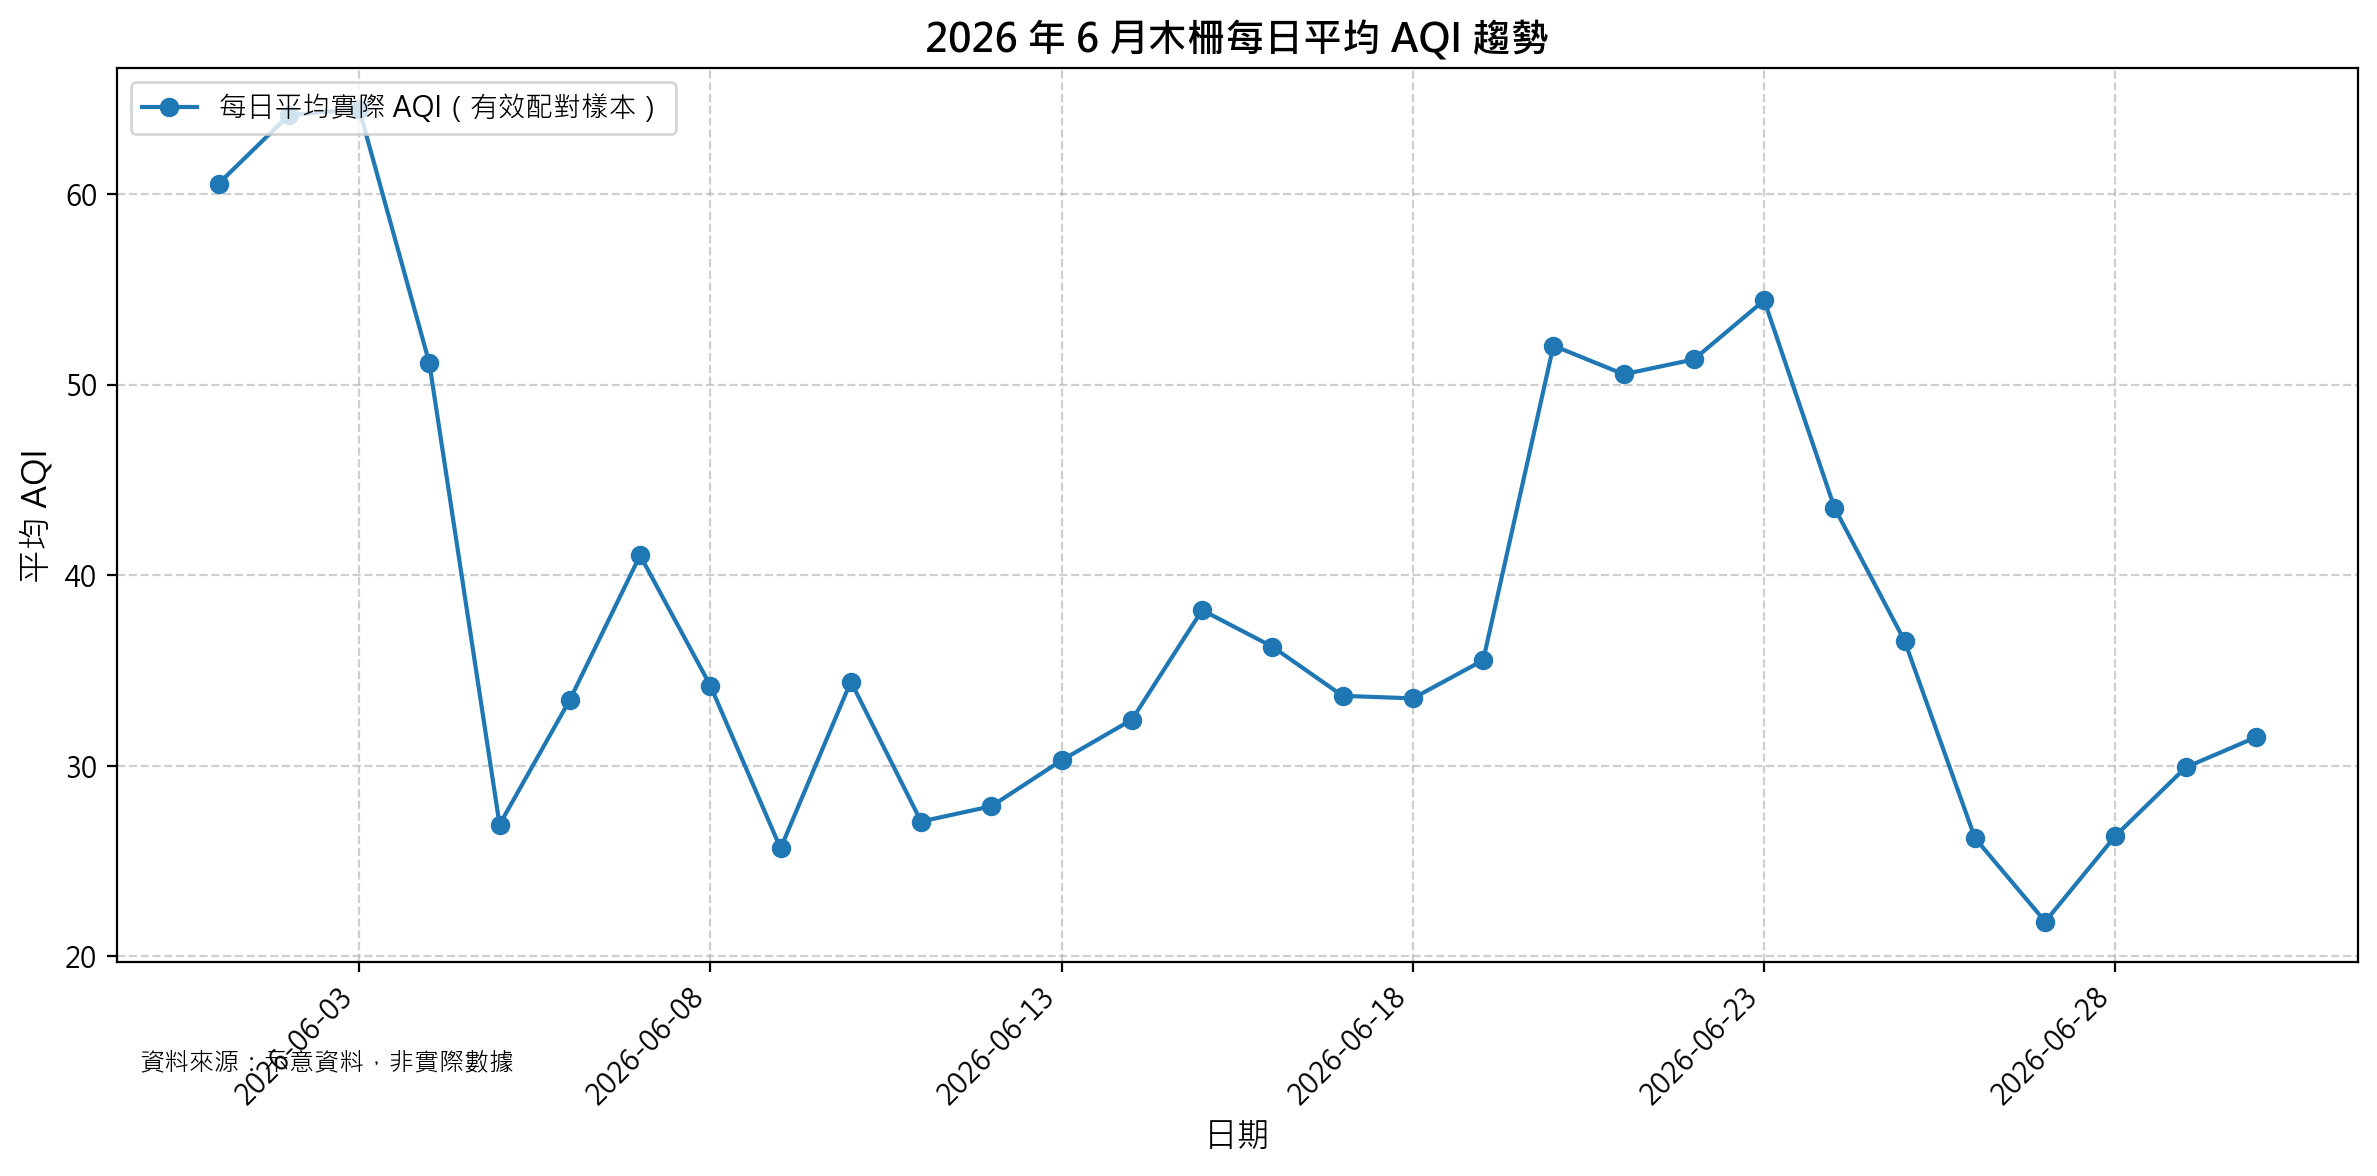

Here is the Python script that generated this plot:
OUTPUT_PATH = 'C:\\Users\\jon\\Desktop\\DL_AQI\\charts\\chart_33cbecbe.png'
import matplotlib
matplotlib.use("Agg")
import matplotlib.pyplot as plt
import pandas as pd
import matplotlib.dates as mdates

# 中文字型與負號設定
plt.rcParams["font.sans-serif"] = ["Noto Sans CJK TC", "Microsoft JhengHei", "PingFang TC", "Arial Unicode MS", "DejaVu Sans"]
plt.rcParams["axes.unicode_minus"] = False

# 資料
data = {
    "日期": [
        "2026-06-01","2026-06-02","2026-06-03","2026-06-04","2026-06-05","2026-06-06","2026-06-07",
        "2026-06-08","2026-06-09","2026-06-10","2026-06-11","2026-06-12","2026-06-13","2026-06-14",
        "2026-06-15","2026-06-16","2026-06-17","2026-06-18","2026-06-19","2026-06-20","2026-06-21",
        "2026-06-22","2026-06-23","2026-06-24","2026-06-25","2026-06-26","2026-06-27","2026-06-28",
        "2026-06-29","2026-06-30"
    ],
    "avg_actual_aqi": [
        60.54,64.13,64.46,51.13,26.92,33.46,41.04,34.21,25.67,34.42,27.08,27.88,30.29,32.42,
        38.17,36.25,33.67,33.54,35.54,52.04,50.54,51.32,54.42,43.54,36.54,26.21,21.83,26.33,
        29.92,31.5
    ]
}
df = pd.DataFrame(data)
df["日期"] = pd.to_datetime(df["日期"])

# 繪圖
fig, ax = plt.subplots(figsize=(12, 6))
ax.plot(df["日期"], df["avg_actual_aqi"], marker='o', color='#1f77b4', label="每日平均實際 AQI（有效配對樣本）")

# X 軸設定：每 5 天一個標籤
ax.xaxis.set_major_locator(mdates.DayLocator(interval=5))
ax.xaxis.set_major_formatter(mdates.DateFormatter("%Y-%m-%d"))
plt.xticks(rotation=45, ha='right')

# 標題與軸標籤
ax.set_title("2026 年 6 月木柵每日平均 AQI 趨勢", fontsize=14, fontweight='bold')
ax.set_xlabel("日期", fontsize=12)
ax.set_ylabel("平均 AQI", fontsize=12)

# 圖例
ax.legend(loc="upper left")

# 格線
ax.grid(True, linestyle='--', alpha=0.6)

# 資料來源註記（視需求可自行調整）
plt.text(0.01, -0.12, "資料來源：示意資料，非實際數據", transform=ax.transAxes, fontsize=9, ha='left')

plt.tight_layout()
plt.savefig(OUTPUT_PATH, dpi=200, bbox_inches="tight")
plt.close()
